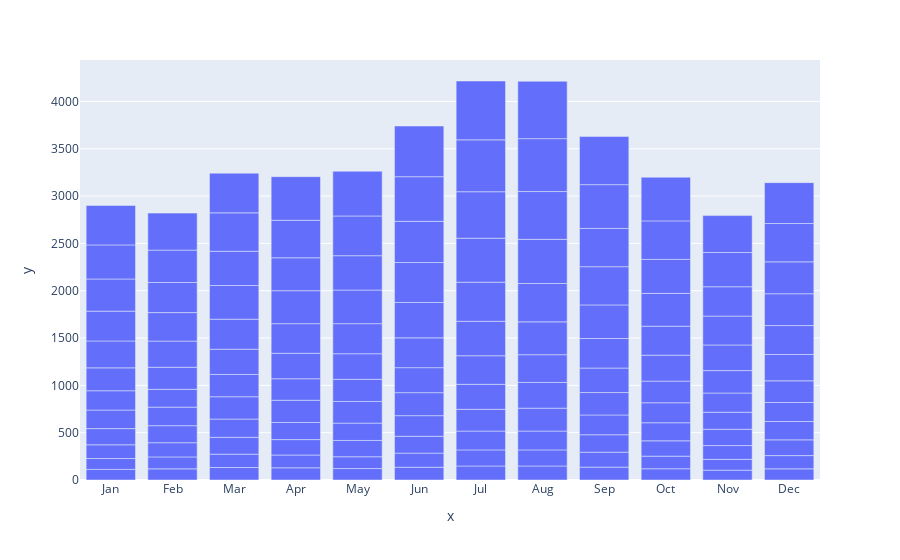

Source (notebook cell):
### Code cell
px.bar(x=df['month'],y=df['passengers'])

### Figure 1 — Plotly figure (JSON) as saved in the notebook; plotly's stock layout.template omitted (floating-point values rounded to 4 significant figures; data arrays with more than 128 entries replaced by an {"elided": "..."} marker saying what was removed)
{"data": [{"alignmentgroup": "True", "hovertemplate": "x=%{x}<br>y=%{y}<extra></extra>", "legendgroup": "", "marker": {"color": "#636efa", "pattern": {"shape": ""}}, "name": "", "offsetgroup": "", "orientation": "v", "showlegend": false, "textposition": "auto", "type": "bar", "x": {"elided": "144 str values"}, "xaxis": "x", "y": {"elided": "144 int values"}, "yaxis": "y"}], "layout": {"barmode": "relative", "legend": {"tracegroupgap": 0}, "margin": {"t": 60}, "xaxis": {"anchor": "y", "domain": [0, 1], "title": {"text": "x"}}, "yaxis": {"anchor": "x", "domain": [0, 1], "title": {"text": "y"}}}}
